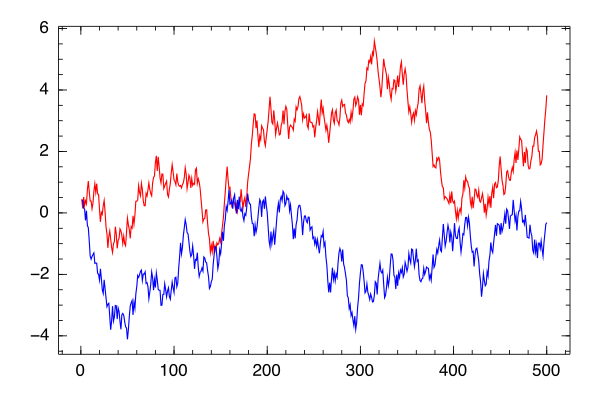

Write Julia code to recreate this figure.
using Winston

# optionally call figure prior to plotting to set the size
figure(width=600, height=400)
# plot some data
pl = plot(cumsum(rand(500) .- 0.5), "r", cumsum(rand(500) .- 0.5), "b")
# display the plot (not done automatically!)
display(pl)

# by default display will not wait and the plot will vanish as soon as it appears
# using readline is a blunt wait to allow the user to choose when to continue
println("Press enter to continue: ")
readline(STDIN)

# save the current figure
savefig("winston.svg")
# .eps, .pdf, & .png are also supported
# we used svg here because it respects the width and height specified above

# TODO: needs more expansive explanation